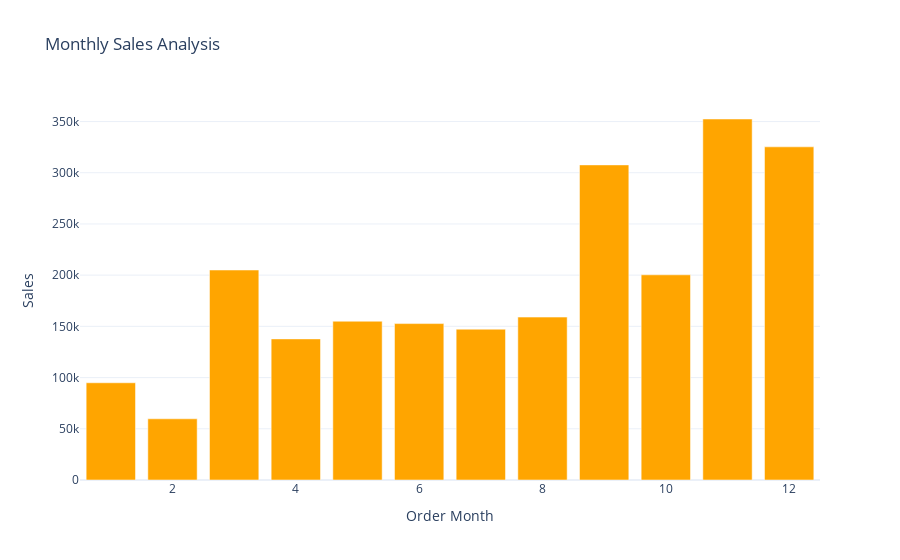

The cell this chart's notebook holds for it:
### Code cell
fig=px.bar(sales_by_m,x="Order Month",
          y="Sales",title="Monthly Sales Analysis",color_discrete_sequence=["orange"])
fig.show()

### Figure 1 — Plotly figure (JSON) as saved in the notebook; plotly's stock layout.template omitted (floating-point values rounded to 4 significant figures)
{"data": [{"alignmentgroup": "True", "hovertemplate": "Order Month=%{x}<br>Sales=%{y}<extra></extra>", "legendgroup": "", "marker": {"color": "orange", "pattern": {"shape": ""}}, "name": "", "offsetgroup": "", "orientation": "v", "showlegend": false, "textposition": "auto", "type": "bar", "x": [1, 2, 3, 4, 5, 6, 7, 8, 9, 10, 11, 12], "xaxis": "x", "y": [94920.0, 59750.0, 205000.0, 137800.0, 155000.0, 152700.0, 147200.0, 159000.0, 307600.0, 200300.0, 352500.0, 325300.0], "yaxis": "y"}], "layout": {"autosize": true, "barmode": "relative", "legend": {"tracegroupgap": 0}, "title": {"text": "Monthly Sales Analysis"}, "xaxis": {"anchor": "y", "autorange": true, "domain": [0, 1], "range": [0.5, 12.5], "title": {"text": "Order Month"}, "type": "linear"}, "yaxis": {"anchor": "x", "autorange": true, "domain": [0, 1], "range": [0, 371000.0], "title": {"text": "Sales"}, "type": "linear"}}}
